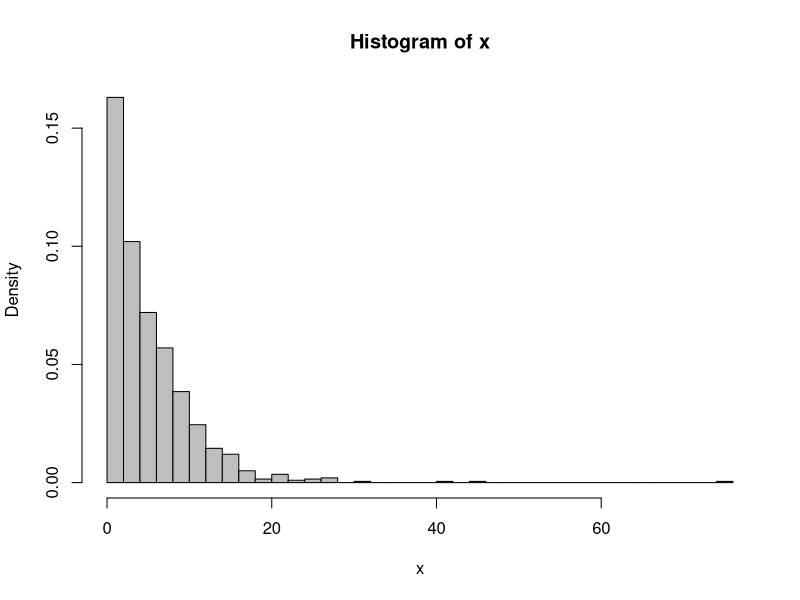

Source code (R): (Note: this script raises an error after producing the figure.)
kappa = 1
theta = 5
N = 1000

#Question 1
gammaSim <- function(N, kappa, theta){
  x <- rgamma(N, shape = kappa, scale = theta)
  hist(x, freq = FALSE, breaks = 30, col = "grey")
  
  #Plotting lines
  xfit = seq(min(gam), max(gam), length = 2000)
  yfit = dgamma(xfit, shape = kappa, scale = theta)
  
  lines(xfit, yfit)
  
  q=quantile(x,c(.1,.3,.5,.7,.9))
  abline(v=q)
  
  return (q)
}
#par(mfrow=(1, 1))
q = gammaSim(N, kappa, theta)
q

#Question 2
gammaPred <- function(par, q){

  #Parameters
  kappa = par[1]
  theta = par[2]
  
  #Cuts for quantiles
  cuts = c(0, q, Inf)
  p = c()
  
  for (i in (1:length(cuts)-1)){
    p[i] = pgamma(cuts[i+1], kappa, scale = theta) - pgamma(cuts[i], kappa, scale = theta)
  }
  return(p)
}
gammaPred(c(kappa, theta), q)

#Question 3
N = 500
kappa = 4
theta = 3
q = gammaSim(N, kappa, theta)
freq = c()

freq = c(0.1, 0.2, 0.2, 0.2, 0.2, 0.1)*N

#Question 4
par = c(kappa, theta)
gsqfun <- function(par, q, freq){
  p = gammaPred(par, q)
  p = p/sum(p)
  #print (p)
  
  pf = p*sum(freq)
  pf
  
  gslev=1:length(freq)
  gslev=gslev[freq>0]
  
  gsq=2*sum(freq[gslev]*log(freq[gslev]/pf[gslev]))
  return (gsq)
}

#Question 5 and 6
pars = data.frame(c(0, 0))

for (i in c(1:10)){
  par = c(2, 3)
  q = gammaSim(N, kappa, theta)
  comp = gsqfun(par, q, freq)
  
  while(TRUE){
    fit=optim(par,gsqfun,freq=freq,q=q)
    par=fit$par
    if((comp-fit$value)<=.001) break
    comp=fit$value
  }
  pars[i] = par  
}

library(matrixStats)
#First row of the dataframe is kappas
kappa_mean = apply(pars, 1, mean)[1]
kappa_sd = apply(pars, 1, sd)[1] 


#Second row is theta
theta_mean = apply(pars, 1, mean)[2]
theta_sd = apply(pars, 1, sd)[2] 



#Question 7
N = 50
pars = data.frame(c(0, 0))

for (i in c(1:10)){
  par = c(2, 3)
  q = gammaSim(N, kappa, theta)
  comp = gsqfun(par, q, freq)
  
  while(TRUE){
    fit=optim(par,gsqfun,freq=freq,q=q)
    par=fit$par
    if((comp-fit$value)<=.001) break
    comp=fit$value
  }
  pars[i] = par  
}

#First row of the dataframe is kappas
kappa_mean2 = apply(pars, 1, mean)[1]
kappa_sd2 = apply(pars, 1, sd)[1] 


#Second row is theta
theta_mean2 = apply(pars, 1, mean)[2]
theta_sd2 = apply(pars, 1, sd)[2] 


#Reading values for 6 and 7
kappa_mean 
kappa_mean2

kappa_sd
kappa_sd2


theta_mean
theta_mean2


theta_sd
theta_sd2


#The means remain around the same but the standard deviation for the runs with 10 samples is high
#This could be because low sample size causes non-consistent fitting of the curve; similar to 
#how probability of coin tosses starting from 1 or 0 would stabilize in the limit.